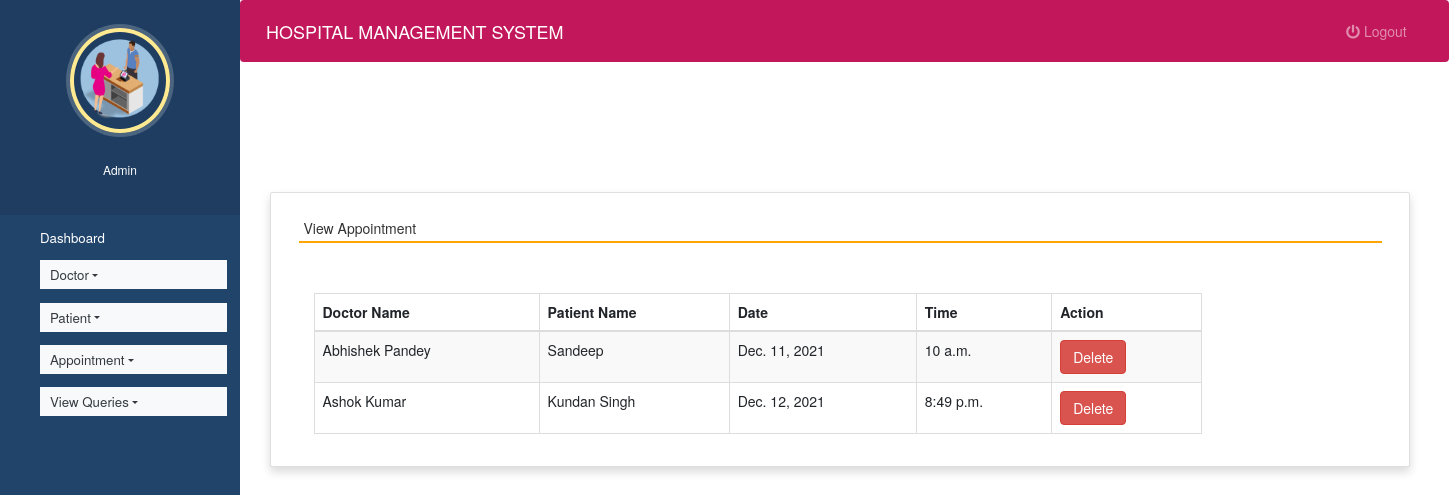
The app's page /view_appointment (signed in), older data.
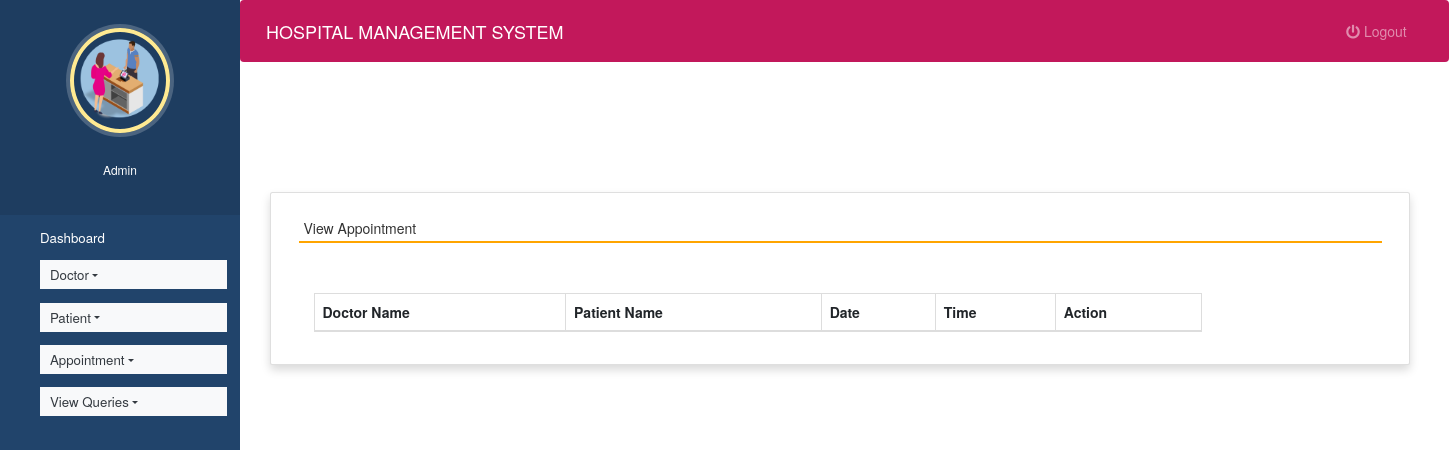
The same page, newer data.
### hospitals/models.py (models this page shows, shortened)
class Appointment(models.Model):
    doctor = models.ForeignKey(Doctor,on_delete=models.CASCADE)
    patient = models.ForeignKey(Patient, on_delete=models.CASCADE)
    date1 = models.DateField()
    time1 = models.TimeField()

class Doctor(models.Model):
    name = models.CharField(max_length=50)
    mobile = models.IntegerField()
    special = models.CharField(max_length=50)
    def __str__(self):
       return self.name;

class Patient(models.Model):
    name = models.CharField(max_length=50)
    gender = models.CharField(max_length=10)
    mobile = models.IntegerField(null=True)
    address = models.CharField(max_length=50)
    def __str__(self):
       return self.name;

### hospitals/views.py (the view)
# urls.py: path('view_appointment', view_appointment, name='view_appointment'),
def view_appointment(request):
    if not request.user.is_staff:
        return redirect('login')
    appointment = Appointment.objects.all()
    d = {'appointment':appointment}
    return render(request,'view_appointment.html', d)

### hospitals/templates/view_appointment.html (shortened to what this page needs)
{% extends 'admin_nav.html' %}
{% load static %}
{% block content %}
<link rel="stylesheet" href="https://maxcdn.bootstrapcdn.com/bootstrap/3.4.1/css/bootstrap.min.css">
  <link rel="stylesheet" href="https://cdnjs.cloudflare.com/ajax/libs/font-awesome/4.7.0/css/font-awesome.min.css">
  <link rel="stylesheet" href="https://use.fontawesome.com/releases/v5.6.3/css/all.css">
<br><br><br><br>
<div class="container card shadow m-5">
    <div class="card-body">
        <h5 class="p-2" style="border-bottom: 2px solid orange">View Appointment</h5>
		<div class="container mt-5">
		<table id="example" class="table table-striped table-bordered table-sm" style="width:80%">
			<thead>
				<tr>
					<th>Doctor Name</th>
					<th>Patient Name</th>
                    <th>Date</th>
					<th>Time</th>
					<th>Action</th>
				</tr>
			</thead>
			<tbody>
            {% for i in appointment %}
			<tr>
				<td>{{i.doctor}}</td>
				<td>{{i.patient}}</td>
				<td>{{i.date1}}</td>
				<td>{{i.time1}}</td>
				<td><a href="{% url 'delete_appointment' i.id %}" onclick="return confirm('Are you ready to delete this record ?')" class="btn btn-danger">Delete</a></td>
			</tr>
			{% endfor %}
			</tbody>
		</table>
	 </div>
	</div>
</div>
{% endblock content %}

Row changes from the older to the newer data that the page shows:
removed Appointment: doctor "Abhishek Pandey", patient "Sandeep", date1 "Dec. 11, 2021", time1 "10 a.m."
removed Appointment: doctor "Ashok Kumar", patient "Kundan Singh", date1 "Dec. 12, 2021", time1 "8:49 p.m."
